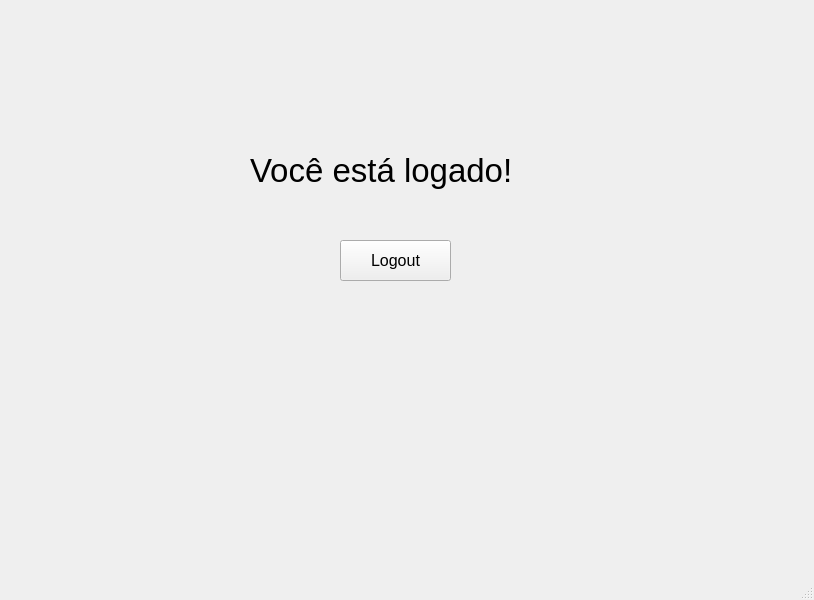
<?xml version="1.0" encoding="UTF-8"?>
<ui version="4.0">
 <class>MainWindow</class>
 <widget class="QMainWindow" name="MainWindow">
  <property name="geometry">
   <rect>
    <x>0</x>
    <y>0</y>
    <width>814</width>
    <height>600</height>
   </rect>
  </property>
  <property name="windowTitle">
   <string>MainWindow</string>
  </property>
  <widget class="QWidget" name="centralwidget">
   <widget class="QPushButton" name="pushButton">
    <property name="geometry">
     <rect>
      <x>340</x>
      <y>240</y>
      <width>111</width>
      <height>41</height>
     </rect>
    </property>
    <property name="font">
     <font>
      <pointsize>12</pointsize>
     </font>
    </property>
    <property name="text">
     <string>Logout</string>
    </property>
   </widget>
   <widget class="QLabel" name="label">
    <property name="geometry">
     <rect>
      <x>250</x>
      <y>130</y>
      <width>261</width>
      <height>81</height>
     </rect>
    </property>
    <property name="font">
     <font>
      <pointsize>25</pointsize>
     </font>
    </property>
    <property name="text">
     <string>Você está logado!</string>
    </property>
   </widget>
  </widget>
  <widget class="QMenuBar" name="menubar">
   <property name="geometry">
    <rect>
     <x>0</x>
     <y>0</y>
     <width>814</width>
     <height>20</height>
    </rect>
   </property>
  </widget>
  <widget class="QStatusBar" name="statusbar"/>
 </widget>
 <resources/>
 <connections/>
</ui>
